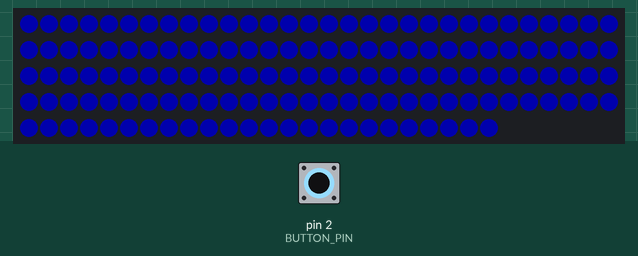
Recording of a sketch running on a simulated Arduino Uno, built with avr-gcc and run on an emulated ATmega328P. Shown: 144 RGB LEDs in strip order, left to right, continuing on the next row. The test bench sets the inputs (shaded band); at power-on: pin 2 (BUTTON_PIN) HIGH. Dim RGB values are drawn brighter than linear; what the sketch prints to the serial monitor is not drawn.

3.0 s: pin 2 (BUTTON_PIN) pulled LOW for 3.2 s
Above: at 5.5 s.
Timing chart, 0 to 5.4 s (numbered marks = the images above; inputs shaded):
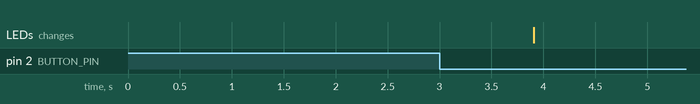

The sketch:

LightSaber_Core_Blade_Switch.ino
```cpp
//Libraries:
#include <MPU9250.h>
#include <Adafruit_NeoPixel.h>
#include <SoftwareSerial.h>


//RGB LED Strip attributes
#define BUTTON_PIN   2
#define PIXEL_PIN    3  // Digital IO pin connected to the NeoPixels.
#define PIXEL_COUNT 144  // Number of NeoPixels
Adafruit_NeoPixel pixels(PIXEL_COUNT, PIXEL_PIN, NEO_GRB + NEO_KHZ800);
boolean oldState = HIGH;
int     mode     = 0;    // Refers to color of the blade, every increment changes color
int i = 0;

//Sound Outputs
//Sound/Digital pin#/ Audio module pin#
//1.System-on/#4 /#0
//2.Power-on/#5 /#1
//3.Power-off/#7 /#3
//4.HUM,Idle/#6 /#2
//5.Clash/#8 /#4
//6.Swing/#9 /#5
//6.IMU Failure/#10 /#6

// an MPU9250 object with the MPU-9250 sensor on I2C bus 0 with address 0x68
MPU9250 IMU(Wire, 0x68);
int status;

void setup() {
  pinMode(BUTTON_PIN, INPUT_PULLUP);

  //  status = IMU.begin(); //Initializes communication with MPU9250
  Serial.begin(115200);
  //  IMU_startUp();

  pinMode(4, OUTPUT);
  delay(100);
  pinMode(4, INPUT);
  delay(2000);

  while (digitalRead(BUTTON_PIN) != LOW) {
    Serial.println("Press the button to continue");
  }
  powerOn();
  Serial.println("POWER ON");
  delay(20);
}


void loop() {
  //  IMU.readSensor();
  /*
    Serial.print(IMU.getAccelX_mss(), 6);
    Serial.print("\t");
    Serial.print(IMU.getAccelY_mss(), 6);
    Serial.print("\t");
    Serial.print(IMU.getAccelZ_mss(), 6);
    Serial.println();
  */
  // Get current button state.
  delay(20);
  boolean newState = digitalRead(BUTTON_PIN);
  while ((newState == LOW) && (oldState == HIGH)) {
    i++;
    Serial.println(i);
    newState = digitalRead(BUTTON_PIN);
  }
  oldState = newState;
  delay(20);
  //Serial.println("Done Counting!!!");
  if (i < 2500 && i != 0) {
    cycleColors();
  } else if (i > 2500) {
    powerOff();
  }
  i = 0;

  swingCheck();
  Serial.println(IMU.getAccelX_mss(), 6);
}

void powerOn() {

  pixels.begin();
  Serial.begin(115200);

  pixels.fill(pixels.Color(0, 0, 0));
  pixels.show();
  boolean poweron = false;
  while (poweron == false) {
    for (int i = 0; i < PIXEL_COUNT; i++) {
      Serial.println("condition met");
      pixels.setPixelColor(i, 0, 0, 255);
      pixels.setBrightness(50);
      pinMode(5, OUTPUT);
      pixels.show();

      if (PIXEL_COUNT > 10) { //Ignition Sound
        pinMode(5, OUTPUT);
        poweron = true;
        Serial.print("Condition Met");
      }
    }
    pinMode(5, INPUT);
    delay(500);
    pinMode(6, OUTPUT); //HUM SOUND
  }
}

void powerOff() {
  delay(20);
  pinMode(6, INPUT);
  int j = 0;
  while (j <= 144) {
    Serial.println(j);
    pixels.setPixelColor(144 - j, 0, 0, 0);
    //pixels.setBrightness(0);
    pixels.show();
    // Serial.print("POWER OFF");
    if (144 - j < 130) { //Power off sound
      pinMode(7, OUTPUT);
    }
    j++;
  }
  pinMode(7, INPUT);
}

void IMU_startUp() {
  // status = IMU.begin(); //Initializes communication with MPU9250
  // Serial.begin(115200);

  if (status < 0) {
    Serial.println("IMU initialization unsuccessful");
    Serial.println("Check IMU wiring or try cycling power");
    Serial.print("Status: ");
    Serial.println(status);
    while (1) {}
  }
  Serial.println("IMU START UP SUCESSFUL");
  // setting the accelerometer full scale range to +/-8G
  IMU.setAccelRange(MPU9250::ACCEL_RANGE_8G);
  // setting the gyroscope full scale range to +/-500 deg/s
  IMU.setGyroRange(MPU9250::GYRO_RANGE_500DPS);
  // setting DLPF bandwidth to 20 Hz
  IMU.setDlpfBandwidth(MPU9250::DLPF_BANDWIDTH_20HZ);
  // setting SRD to 19 for a 50 Hz update rate
  IMU.setSrd(19);
}

void cycleColors() {
  delay(20);
  if (++mode > 9) mode = 0; // Advance to next mode, wrap around after #8
  switch (mode) {          // Start the new animation...
    case 0: //red
      pixels.fill(pixels.Color(155, 0, 0));
      pixels.setBrightness(50);
      pixels.show();
      //Serial.println("Color Change");
      break;
    case 1: //green
      pixels.fill(pixels.Color(0, 155, 0));
      pixels.setBrightness(50);
      pixels.show();
      //Serial.println("Color Change");
      break;
    case 2: //yellow
      pixels.fill(pixels.Color(255, 222, 0));
      pixels.setBrightness(50);
      pixels.show();
      //Serial.println("Color Change");
      break;
    case 3: //orange
      pixels.fill(pixels.Color(255, 15, 0));
      pixels.setBrightness(50);
      pixels.show();
      //Serial.println("Color Change");
      break;
    case 4: //cyan
      pixels.fill(pixels.Color(0, 247, 255));
      pixels.setBrightness(50);
      pixels.show();
      //Serial.println("Color Change");
      break;
    case 5: //purple
      pixels.fill(pixels.Color(171, 0, 255));
      pixels.setBrightness(50);
      pixels.show();
      //Serial.println("Color Change");
      break;
    case 6: //blue
      pixels.fill(pixels.Color(0, 0, 255));
      pixels.setBrightness(50);
      pixels.show();
      //Serial.println("Color Change");
      break;
    case 7: //white
      pixels.fill(pixels.Color(150, 150, 150));
      pixels.setBrightness(50);
      pixels.show();
      //Serial.println("Color Change");
      break;
    case 8: //light orange(tan)
      pixels.fill(pixels.Color(250, 99, 14));
      pixels.setBrightness(50);
      //Serial.println("Color Change");
      pixels.show();
      break;
    case 9: //yellow-orange
      pixels.fill(pixels.Color(255, 45, 0));
      pixels.setBrightness(50);
      //Serial.println("Color Change");
      pixels.show();
  }
}

void swingCheck() {
  if (abs(IMU.getAccelX_mss()) >= 1) {
    pinMode(6, INPUT);
    pinMode(9, OUTPUT);
    delay(600);
    pinMode(6, OUTPUT);
    pinMode(9, INPUT);
  }
}
```
